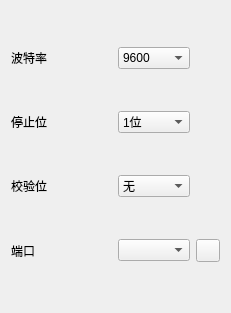
<?xml version="1.0" encoding="UTF-8"?>
<ui version="4.0">
 <class>SettingToolBarWeiget</class>
 <widget class="QWidget" name="SettingToolBarWeiget">
  <property name="geometry">
   <rect>
    <x>0</x>
    <y>0</y>
    <width>231</width>
    <height>313</height>
   </rect>
  </property>
  <layout class="QGridLayout" name="gridLayout">
   <item row="2" column="2">
    <widget class="QComboBox" name="comboBox_3">
     <item>
      <property name="text">
       <string>无</string>
      </property>
     </item>
     <item>
      <property name="text">
       <string>奇校验</string>
      </property>
     </item>
     <item>
      <property name="text">
       <string>偶校验</string>
      </property>
     </item>
    </widget>
   </item>
   <item row="0" column="0">
    <widget class="QLabel" name="baudRateLabel">
     <property name="text">
      <string>波特率</string>
     </property>
    </widget>
   </item>
   <item row="1" column="2">
    <widget class="QComboBox" name="comboBox_2">
     <item>
      <property name="text">
       <string>1位</string>
      </property>
     </item>
     <item>
      <property name="text">
       <string>1.5位</string>
      </property>
     </item>
     <item>
      <property name="text">
       <string>2位</string>
      </property>
     </item>
    </widget>
   </item>
   <item row="3" column="2">
    <widget class="QComboBox" name="portComboBox"/>
   </item>
   <item row="2" column="0">
    <widget class="QLabel" name="verifyLabel">
     <property name="text">
      <string>校验位</string>
     </property>
    </widget>
   </item>
   <item row="0" column="2">
    <widget class="QComboBox" name="comboBox">
     <item>
      <property name="text">
       <string>9600</string>
      </property>
     </item>
     <item>
      <property name="text">
       <string>14400</string>
      </property>
     </item>
    </widget>
   </item>
   <item row="3" column="1">
    <spacer name="horizontalSpacer_2">
     <property name="orientation">
      <enum>Qt::Horizontal</enum>
     </property>
     <property name="sizeHint" stdset="0">
      <size>
       <width>40</width>
       <height>20</height>
      </size>
     </property>
    </spacer>
   </item>
   <item row="0" column="1">
    <spacer name="horizontalSpacer">
     <property name="orientation">
      <enum>Qt::Horizontal</enum>
     </property>
     <property name="sizeHint" stdset="0">
      <size>
       <width>125</width>
       <height>20</height>
      </size>
     </property>
    </spacer>
   </item>
   <item row="1" column="1">
    <spacer name="horizontalSpacer_5">
     <property name="orientation">
      <enum>Qt::Horizontal</enum>
     </property>
     <property name="sizeHint" stdset="0">
      <size>
       <width>125</width>
       <height>20</height>
      </size>
     </property>
    </spacer>
   </item>
   <item row="1" column="0">
    <widget class="QLabel" name="stopBitLabel">
     <property name="text">
      <string>停止位</string>
     </property>
    </widget>
   </item>
   <item row="2" column="1">
    <spacer name="horizontalSpacer_6">
     <property name="orientation">
      <enum>Qt::Horizontal</enum>
     </property>
     <property name="sizeHint" stdset="0">
      <size>
       <width>125</width>
       <height>20</height>
      </size>
     </property>
    </spacer>
   </item>
   <item row="3" column="0">
    <widget class="QLabel" name="portLabel">
     <property name="text">
      <string>端口</string>
     </property>
    </widget>
   </item>
   <item row="3" column="3">
    <widget class="QToolButton" name="refrshButton">
     <property name="text">
      <string/>
     </property>
     <property name="icon">
      <iconset theme="application-exit"/>
     </property>
    </widget>
   </item>
  </layout>
 </widget>
 <resources/>
 <connections/>
</ui>
